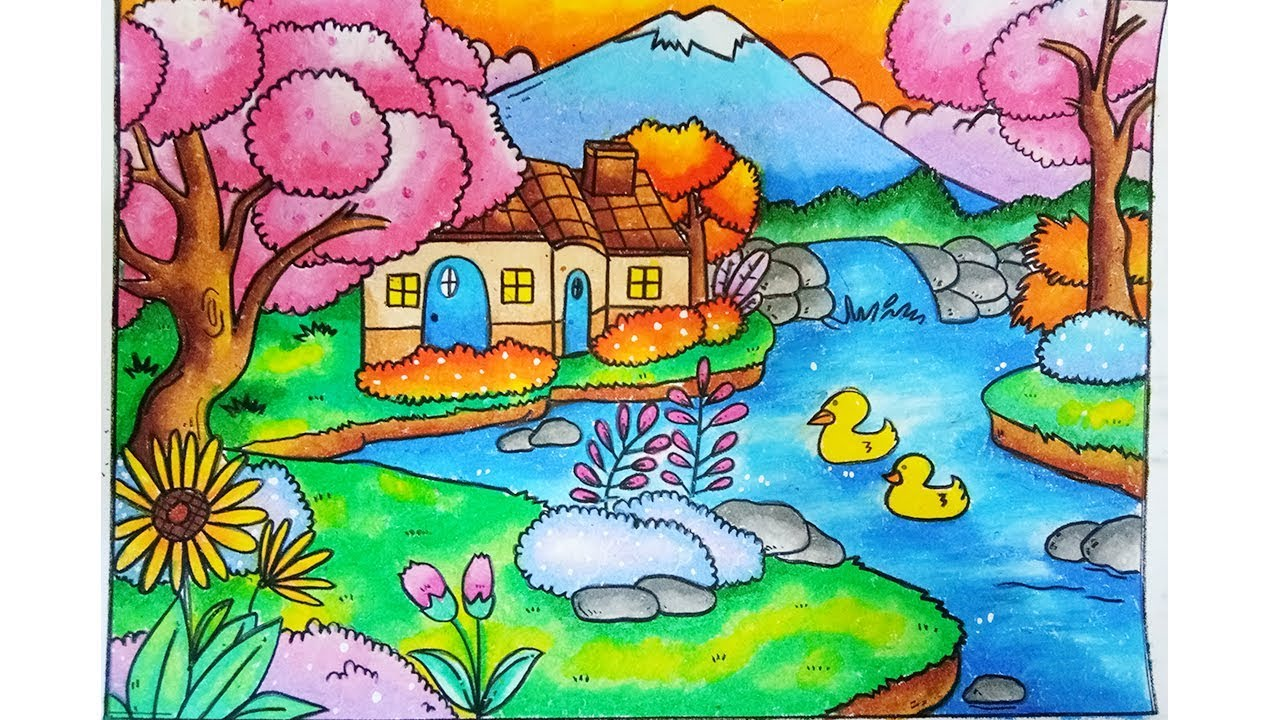
#> input picture Quis-4/pemandangan.jpg, 1280 x 720 px
$ python latihan2.py
#> lines starting #> are read from the running program, lines starting #| are printed output that depends on the picture; long printed decimals are rounded
#> further down, img is the input picture: shape (720, 1280, 3); mean B, G, R 152.3, 170.7, 152.9
import cv2
import numpy as np
import matplotlib.pyplot as plt

def medical_image_enhancement(medical_image, modality='X-ray'):
    """
    Adaptive enhancement for images

    Parameters:
    medical_image : input image
    modality : 'X-ray', 'MRI', 'CT', 'Ultrasound'

    Returns:
    enhanced_image : hasil citra setelah enhancement
    report : laporan enhancement
    """
#> called with modality = 'X-ray'

    # pastikan gambar grayscale
    if len(medical_image.shape) == 3:
        medical_image = cv2.cvtColor(medical_image, cv2.COLOR_BGR2GRAY)
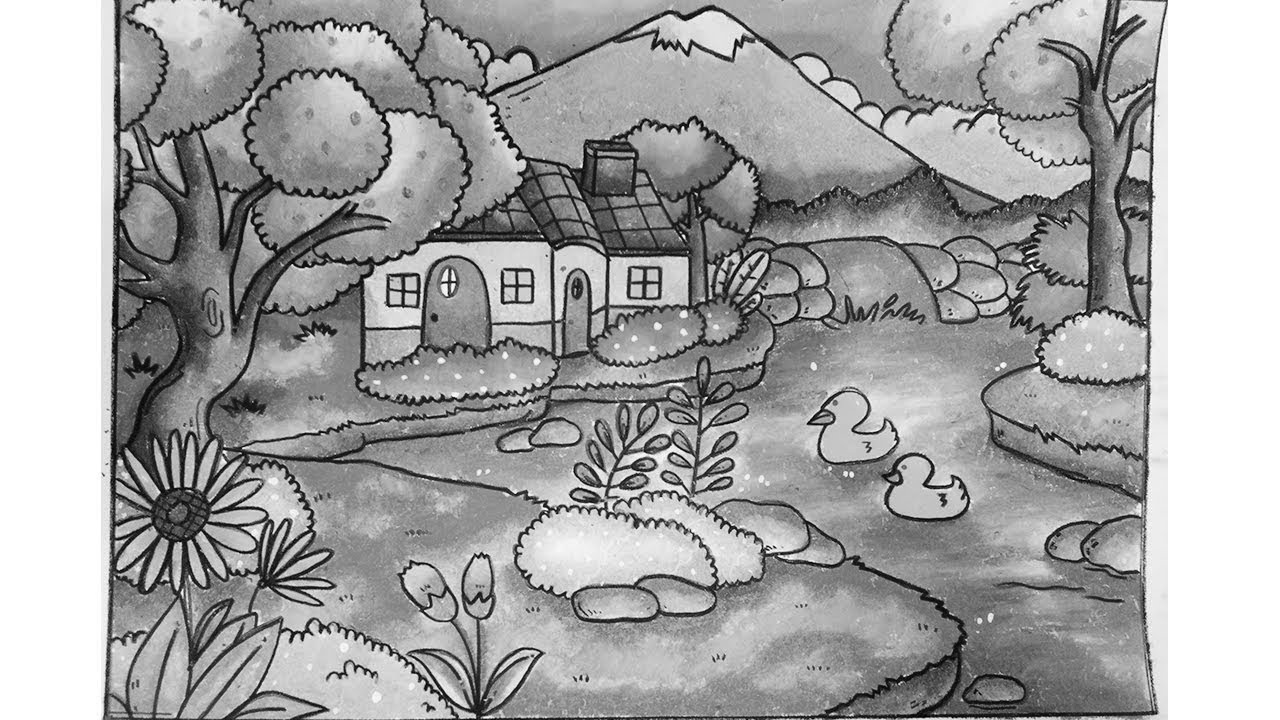
#> medical_image: shape (720, 1280); min 0, max 255, mean 163.3

    report = {}
    enhanced_image = medical_image.copy()

    # Enhancement untuk X-ray
    if modality == 'X-ray':
        clahe = cv2.createCLAHE(clipLimit=2.0, tileGridSize=(8,8))
        enhanced_image = clahe.apply(medical_image)
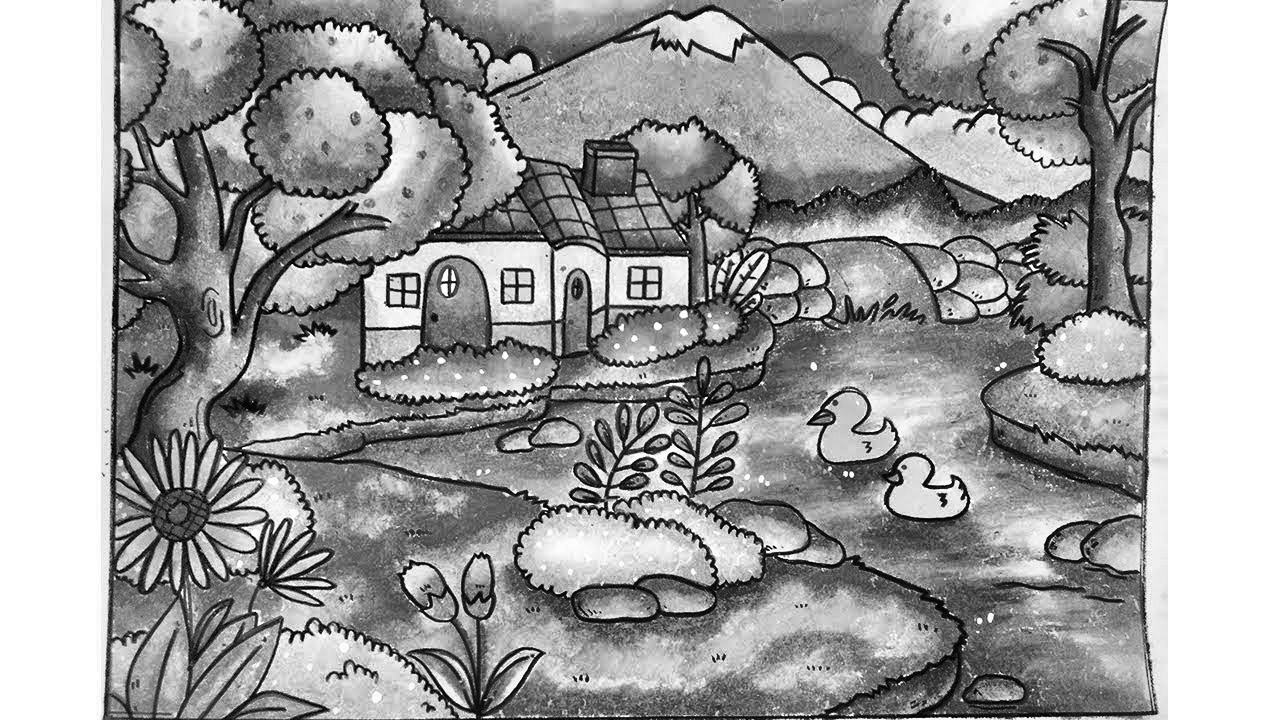
#> enhanced_image: shape (720, 1280); min 0, max 255, mean 156.8

        report['Technique'] = "CLAHE"
        report['Purpose'] = "Improve contrast"

    # Enhancement untuk MRI
    elif modality == 'MRI':
        denoise = cv2.GaussianBlur(medical_image,(5,5),0)

        kernel = np.array([[0,-1,0],
                           [-1,5,-1],
                           [0,-1,0]])

        enhanced_image = cv2.filter2D(denoise,-1,kernel)

        report['Technique'] = "Gaussian Blur + Sharpening"
        report['Purpose'] = "Enhance tissue boundaries"

    # Enhancement untuk CT
    elif modality == 'CT':

        min_val = np.min(medical_image)
        max_val = np.max(medical_image)

        if max_val - min_val == 0:
            enhanced_image = medical_image
        else:
            enhanced_image = ((medical_image - min_val) /
                              (max_val - min_val) * 255).astype(np.uint8)

        report['Technique'] = "Contrast Stretching"
        report['Purpose'] = "Improve visibility"

    # Enhancement untuk Ultrasound
    elif modality == 'Ultrasound':

        denoise = cv2.medianBlur(medical_image,5)

        clahe = cv2.createCLAHE(clipLimit=2.0, tileGridSize=(8,8))
        enhanced_image = clahe.apply(denoise)

        report['Technique'] = "Median Filter + CLAHE"
        report['Purpose'] = "Reduce noise"

    else:
        report['Technique'] = "None"
        report['Purpose'] = "Unknown modality"

    # Metrics sederhana
    report['Original Mean'] = float(np.mean(medical_image))
    report['Enhanced Mean'] = float(np.mean(enhanced_image))
    report['Original Std'] = float(np.std(medical_image))
    report['Enhanced Std'] = float(np.std(enhanced_image))

    return enhanced_image, report


# =========================
# MAIN PROGRAM
# =========================

image_path = "pemandangan.jpg"

img = cv2.imread(image_path)

if img is None:
    print("Error: file memanah.jpg tidak ditemukan.")
    print("Pastikan gambar berada di folder yang sama dengan file python.")
else:

    enhanced_img, report = medical_image_enhancement(img, modality='X-ray')
#> report = {'Technique': 'CLAHE', 'Purpose': 'Improve contrast', 'Original Mean': 163.3, 'Enhanced Mean': 156.8, 'Original Std': 64.18, 'Enhanced Std': 73.91}

    # tampilkan gambar
    plt.figure(figsize=(10,5))

    plt.subplot(1,2,1)
    plt.title("Original Image")
    plt.imshow(cv2.cvtColor(img, cv2.COLOR_BGR2RGB))
    plt.axis("off")

    plt.subplot(1,2,2)
    plt.title("Enhanced Image")
    plt.imshow(enhanced_img, cmap='gray')
    plt.axis("off")

    plt.show()
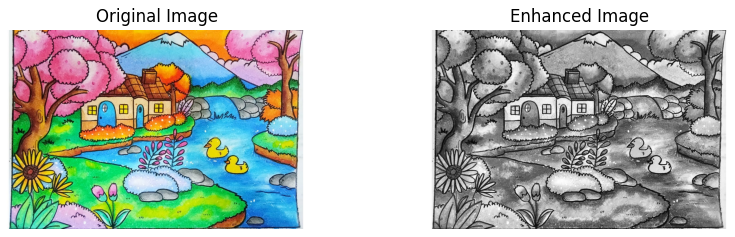
#> figure drawn by matplotlib, 2 panels

    print("\nEnhancement Report:")
    for key, value in report.items():
        print(f"{key} : {value}")
#> this loop made 6 passes
#> (key, value) on passes 1 to 6: ('Technique', 'CLAHE'), ('Purpose', 'Improve contrast'), ('Original Mean', 163.3), ('Enhanced Mean', 156.8), ('Original Std', 64.18), ('Enhanced Std', 73.91)
#| Technique : CLAHE
#| Purpose : Improve contrast
#| Original Mean : 163.297
#| Enhanced Mean : 156.825
#| Original Std : 64.178
#| Enhanced Std : 73.914
